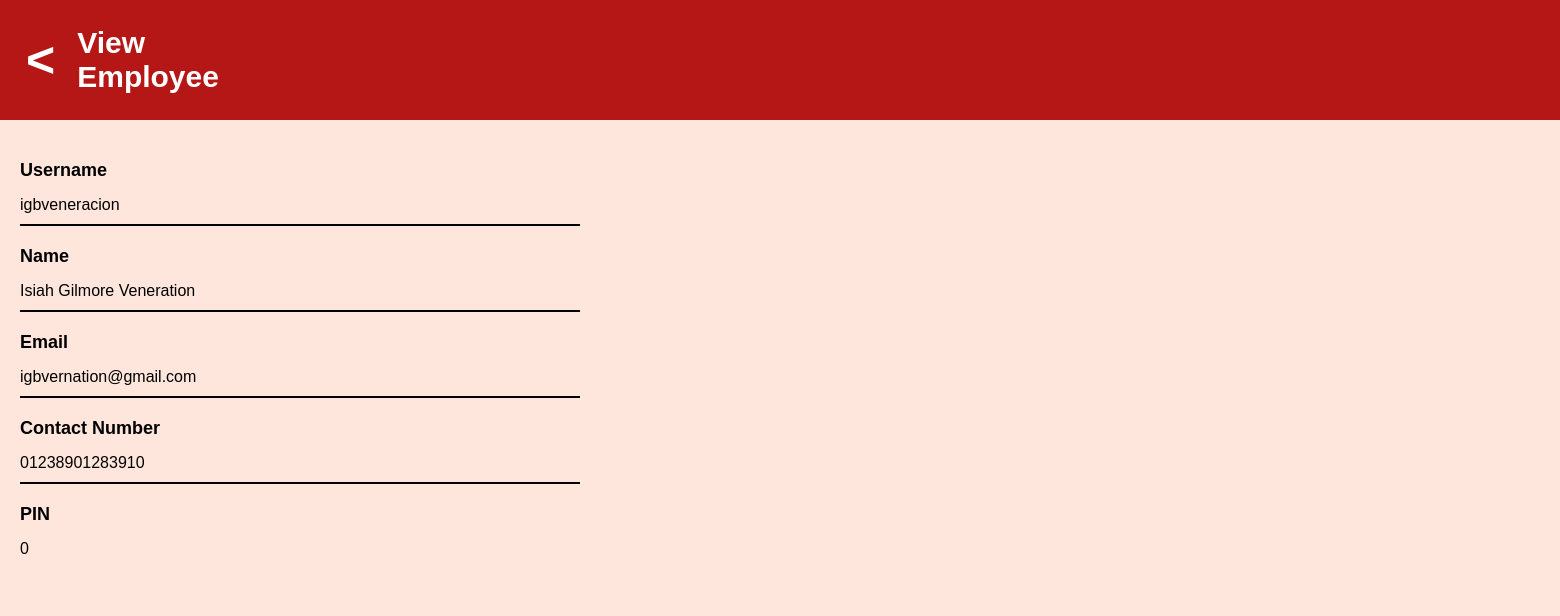
Before: /employee-view/2/ with the older database file.
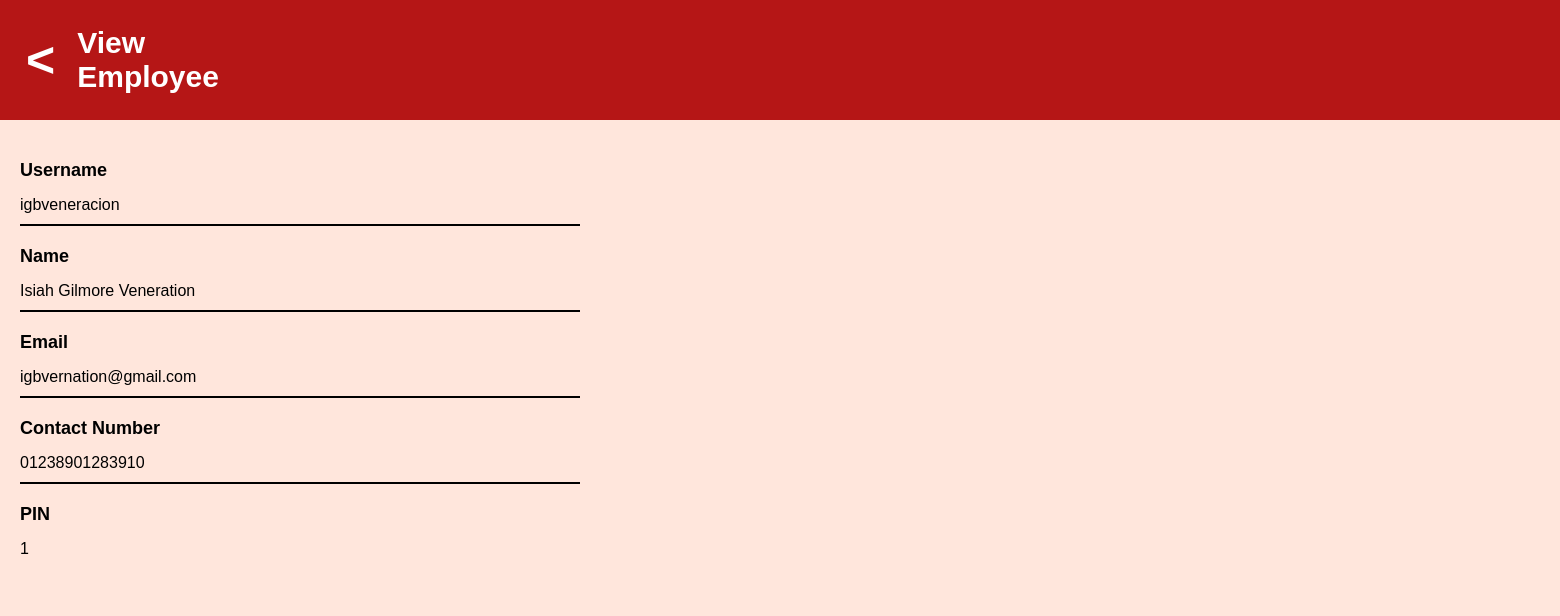
After: the same page with the newer database file.
### EmployeeList/models.py (models this page shows, shortened)
class employee (models.Model):
    ACTIVE = 'active'
    INACTIVE = 'inactive'
    EMPLOYEE_STATUS_CHOICES = [
        (ACTIVE, 'Active'),
        (INACTIVE, 'Inactive'),
    ]
    person = models.ForeignKey(person, on_delete=models.CASCADE, blank=True, null=True)
    pin = models.PositiveIntegerField()
    employee_status = models.CharField(
        max_length=8,
        choices=EMPLOYEE_STATUS_CHOICES,
        default=ACTIVE,
    )

class person (models.Model):
    username = models.CharField(max_length=255)
    first_name = models.CharField(max_length=255)
    last_name = models.CharField(max_length=255)
    contact_number = models.CharField(max_length=255)
    email = models.EmailField(max_length=255)

### EmployeeList/views.py (the view)
# urls.py: path('employee-view/<int:id>/', views.employee_view, name='employee-view')
def employee_view(request, id):
    employee_obj = get_object_or_404(employee, id=id)
    return render(request, 'employee-view.html', {'employee': employee_obj})

### EmployeeList/templates/employee-view.html (shortened to what this page needs)
<!DOCTYPE html>
<html lang="en">
  <head>
    {% load static %}
    <link rel="stylesheet" href="{% static 'employee-view.css' %}" />
  </head>
  <body>
    <div class="app-container">
      <div class="navbar">
        <div class="navbar-content">
          <div class="back-button">
            <button
              class="back-button"
              onclick="window.location.href='/employee-list/';"
            >
              <
            </button>
          </div>
          <span class="logo">View Employee</span>
        </div>
      </div>
      <div class="form-container">
        <div class="employee-view">
          <div class="employee-field">
            <label class="field-label">Username</label>
            <span class="field-value">{{ employee.person.username }}</span>
          </div>
          <div class="employee-field">
            <label class="field-label">Name</label>
            <span class="field-value"
              >{{ employee.person.first_name }} {{employee.person.last_name}}
            </span>
          </div>
          <div class="employee-field">
            <label class="field-label">Email</label>
            <span class="field-value">{{ employee.person.email }}</span>
          </div>
          <div class="employee-field">
            <label class="field-label">Contact Number</label>
            <span class="field-value"
              >{{ employee.person.contact_number }}</span
            >
          </div>
          <div class="employee-field">
            <label class="field-label">PIN</label>
            <span class="field-value">{{ employee.pin }}</span>
          </div>
        </div>
      </div>
    </div>
  </body>
</html>

Changed rows visible on the page:
changed employee "igbveneracion": pin "0" → "1"
